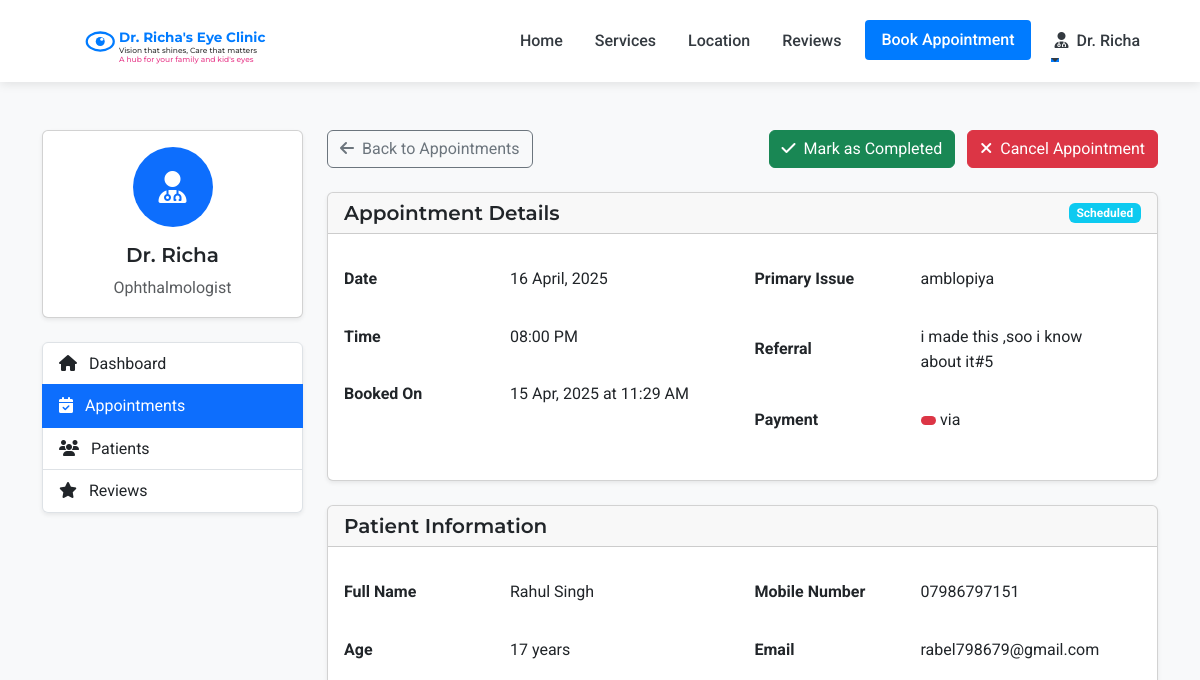
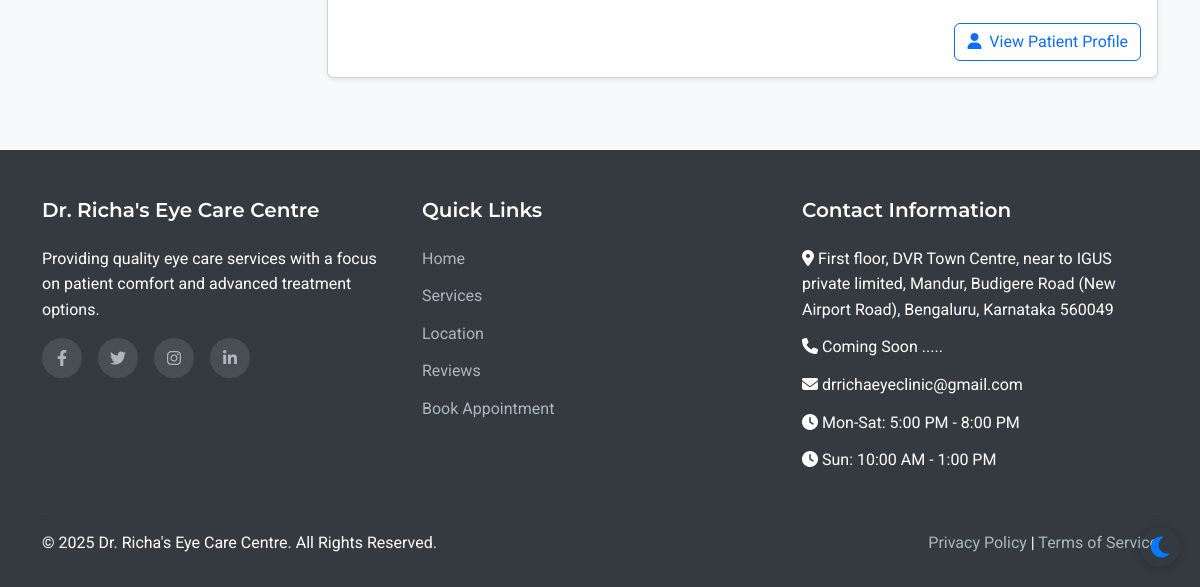
Before: /admin/appointment/6 (signed in) with the older database file (2 pictures, top to bottom).
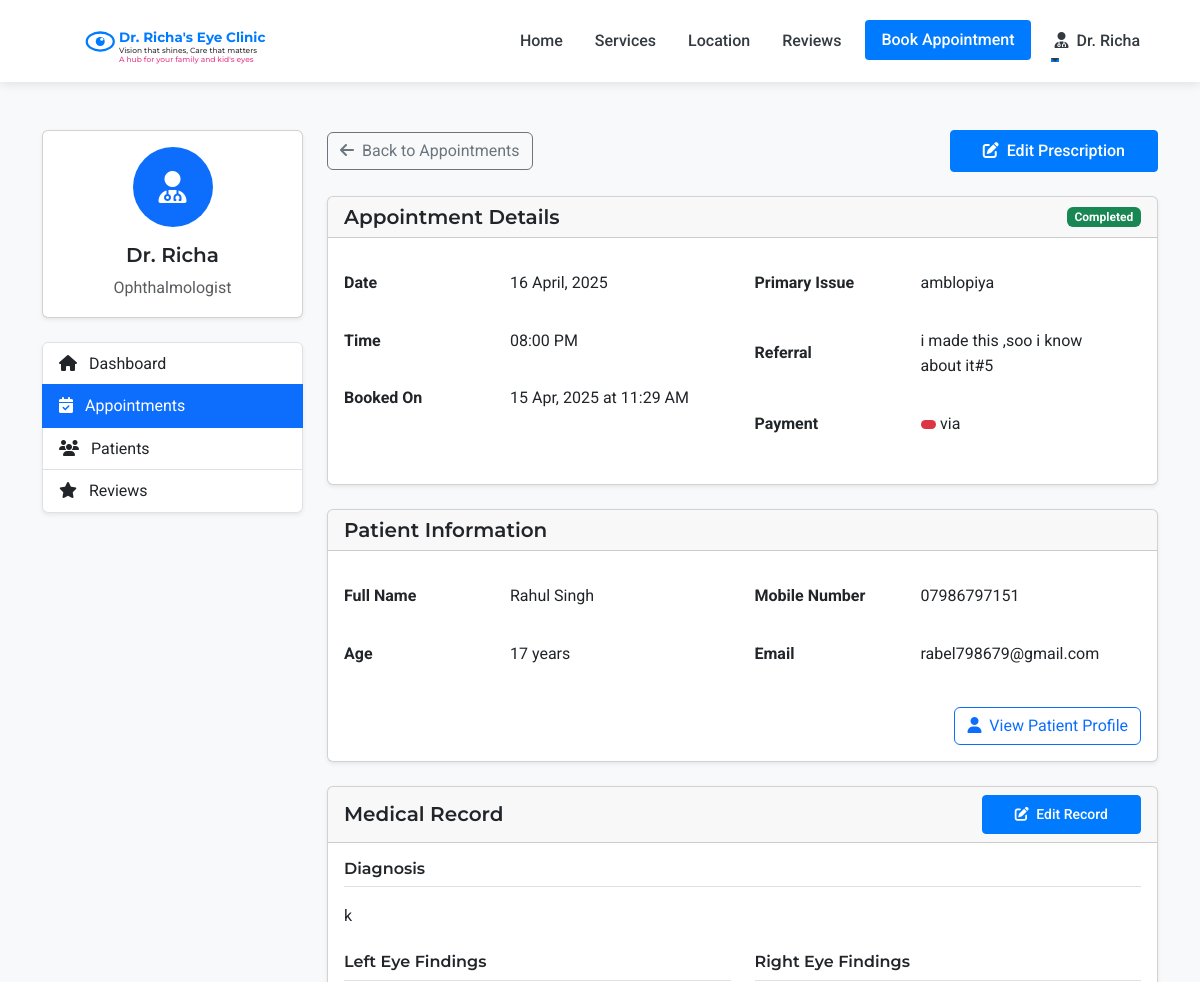
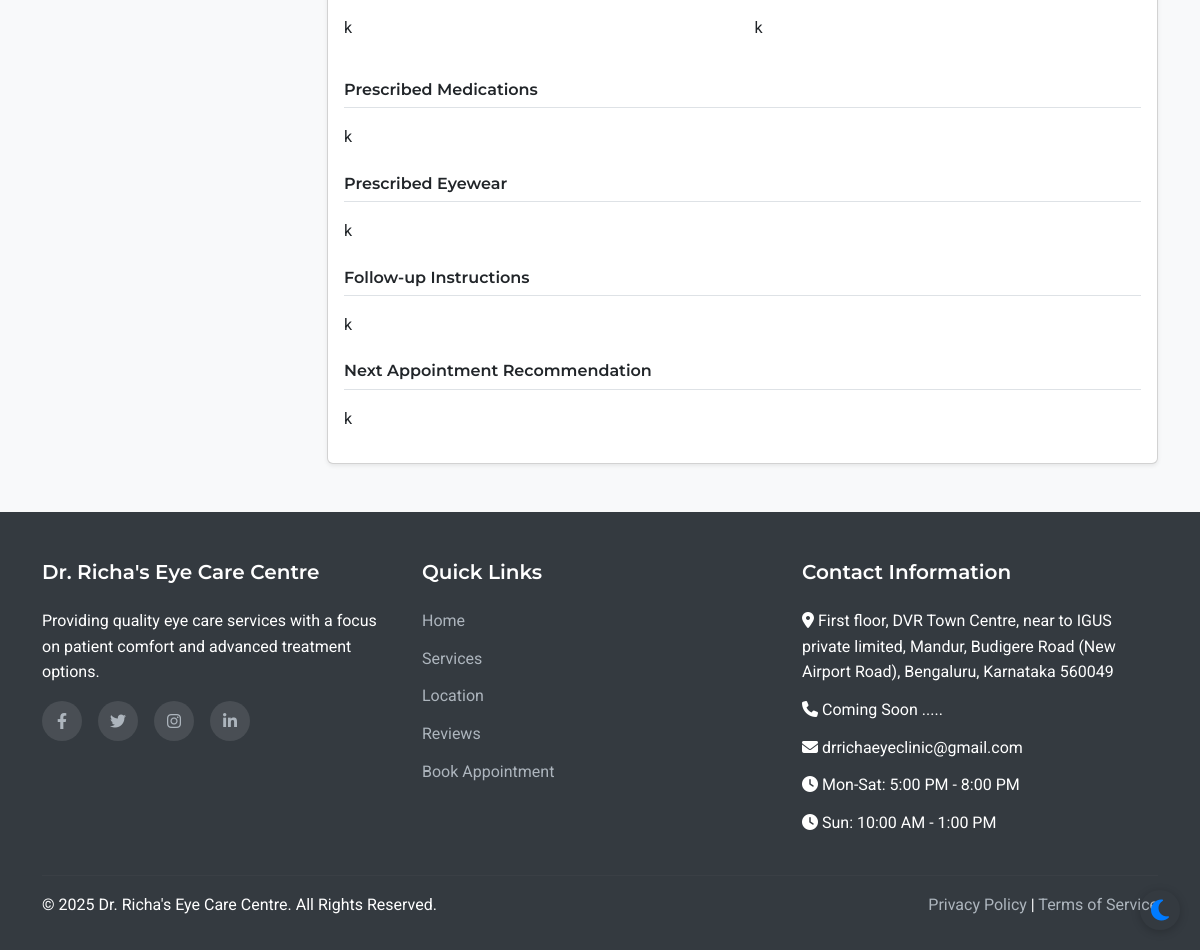
After: the same page with the newer database file (2 pictures, top to bottom).
### models.py (models this page shows, shortened)
class Appointment(db.Model):
    id = db.Column(db.Integer, primary_key=True)
    patient_id = db.Column(db.Integer, db.ForeignKey('patient.id'), nullable=False)
    appointment_date = db.Column(db.Date, nullable=False)
    appointment_time = db.Column(db.Time, nullable=False)
    primary_issue = db.Column(db.Text, nullable=True)
    referral_info = db.Column(db.String(255), nullable=True)
    status = db.Column(db.String(20), default='scheduled')  # scheduled, completed, cancelled
    created_at = db.Column(db.DateTime, default=datetime.utcnow)
    consultation_fee = db.Column(db.Float, nullable=False, default=500.0)
    payment_status = db.Column(db.String(20), default='pending')  # pending, paid

class Patient(UserMixin, db.Model):
    id = db.Column(db.Integer, primary_key=True)
    full_name = db.Column(db.String(100), nullable=False)
    mobile_number = db.Column(db.String(15), nullable=False)
    email = db.Column(db.String(100), nullable=True)
    age = db.Column(db.Integer, nullable=False)
    password_hash = db.Column(db.String(256), nullable=True)
    is_registered = db.Column(db.Boolean, default=False)
    created_at = db.Column(db.DateTime, nullable=False, default=datetime.utcnow)
    appointments = db.relationship('Appointment', backref='patient', lazy=True)

class MedicalRecord(db.Model):
    id = db.Column(db.Integer, primary_key=True)
    appointment_id = db.Column(db.Integer, db.ForeignKey('appointment.id'), nullable=False)
    appointment = db.relationship('Appointment', backref='medical_record', uselist=False)
    left_eye_assessment = db.Column(db.Text, nullable=True)
    right_eye_assessment = db.Column(db.Text, nullable=True)
    doctor_notes = db.Column(db.Text, nullable=True)
    left_eye_findings = db.Column(db.Text, nullable=True)
    right_eye_findings = db.Column(db.Text, nullable=True)
    additional_remarks = db.Column(db.Text, nullable=True)
    diagnosis = db.Column(db.Text, nullable=True)
    prescribed_medications = db.Column(db.Text, nullable=True)
    prescribed_eyewear = db.Column(db.Text, nullable=True)
    follow_up_instructions = db.Column(db.Text, nullable=True)
    next_appointment_recommendation = db.Column(db.Text, nullable=True)
    created_at = db.Column(db.DateTime, default=datetime.utcnow)
    updated_at = db.Column(db.DateTime, default=datetime.utcnow, onupdate=datetime.utcnow)

### routes.py (the view, shortened to what this page needs)
@app.route('/admin/appointment/<int:appointment_id>', methods=['GET', 'POST'])
@login_required
def admin_appointment_view(appointment_id):
    if not (isinstance(current_user, Admin) or isinstance(current_user, Assistant) or isinstance(current_user, Doctor)):
        flash('Access denied. Staff privileges required.', 'danger')
        return redirect(url_for('index'))
    appointment = Appointment.query.get_or_404(appointment_id)
    medical_record = MedicalRecord.query.filter_by(appointment_id=appointment_id).first()
    has_medical_record = medical_record is not None
    return render_template('admin/appointment_view.html', appointment=appointment, medical_record=medical_record, has_medical_record=has_medical_record)

### templates/admin/appointment_view.html (shortened to what this page needs)
{% extends 'layout.html' %}
{% block content %}
<section class="py-5 bg-light">
    <div class="container">
        <div class="row">
            <div class="col-lg-3 mb-4">
                <div class="card shadow-sm mb-4">
                    <div class="card-body text-center">
                        <div class="avatar-circle bg-primary text-white mb-3">
                            <i class="fas fa-user-md fa-2x"></i>
                        </div>
                        <h5 class="card-title">Dr. Richa</h5>
                        <p class="card-text text-muted">Ophthalmologist</p>
                    </div>
                </div>
                <div class="list-group shadow-sm">
                    <a href="{{ url_for('admin_dashboard') }}" class="list-group-item list-group-item-action">
                        <i class="fas fa-home me-2"></i> Dashboard
                    </a>
                    <a href="{{ url_for('admin_appointments') }}" class="list-group-item list-group-item-action active">
                        <i class="fas fa-calendar-check me-2"></i> Appointments
                    </a>
                    <a href="{{ url_for('admin_patients') }}" class="list-group-item list-group-item-action">
                        <i class="fas fa-users me-2"></i> Patients
                    </a>
                    <a href="{{ url_for('admin_reviews') }}" class="list-group-item list-group-item-action">
                        <i class="fas fa-star me-2"></i> Reviews
                    </a>
                </div>
            </div>
            <div class="col-lg-9">
                <div class="d-flex justify-content-between align-items-center mb-4">
                    <a href="{{ url_for('admin_appointments') }}" class="btn btn-outline-secondary">
                        <i class="fas fa-arrow-left me-1"></i> Back to Appointments
                    </a>
                    <div>
                        {% if appointment.status == 'scheduled' %}
                            <form method="POST" action="{{ url_for('admin_appointment_view', appointment_id=appointment.id) }}" class="d-inline">
                                <button type="submit" class="btn btn-success me-2">
                                    <i class="fas fa-check me-1"></i> Mark as Completed
                                </button>
                            </form>
                            <form method="POST" action="{{ url_for('admin_appointment_view', appointment_id=appointment.id) }}" class="d-inline">
                                <button type="submit" class="btn btn-danger">
                                    <i class="fas fa-times me-1"></i> Cancel Appointment
                                </button>
                            </form>
                        {% elif appointment.status == 'completed' %}
                            <a href="{{ url_for('admin_add_prescription', appointment_id=appointment.id) }}" class="btn btn-primary">
                                {% if has_medical_record %}
                                    <i class="fas fa-edit me-1"></i> Edit Prescription
                                {% else %}
                                    <i class="fas fa-file-medical me-1"></i> Add Prescription
                                {% endif %}
                            </a>
                        {% endif %}
                    </div>
                </div>
                <div class="card shadow-sm mb-4">
                    <div class="card-header d-flex justify-content-between align-items-center">
                        <h5 class="mb-0">Appointment Details</h5>
                        <span class="badge {% if appointment.status == 'scheduled' %}bg-info{% elif appointment.status == 'completed' %}bg-success{% elif appointment.status == 'cancelled' %}bg-danger{% endif %}">
                            {{ appointment.status|title }}
                        </span>
                    </div>
                    <div class="card-body">
                        <div class="row">
                            <div class="col-md-6">
                                <table class="table table-borderless">
                                    <tr>
                                        <th class="ps-0" style="width: 150px;">Date</th>
                                        <td>{{ appointment.appointment_date.strftime('%d %B, %Y') }}</td>
                                    </tr>
                                    <tr>
                                        <th class="ps-0">Time</th>
                                        <td>{{ appointment.appointment_time.strftime('%I:%M %p') }}</td>
                                    </tr>
                                    <tr>
                                        <th class="ps-0">Booked On</th>
                                        <td>{{ appointment.created_at.strftime('%d %b, %Y at %I:%M %p') }}</td>
                                    </tr>
                                </table>
                            </div>
                            <div class="col-md-6">
                                <table class="table table-borderless">
                                    <tr>
                                        <th class="ps-0" style="width: 150px;">Primary Issue</th>
                                        <td>{{ appointment.primary_issue or 'Not specified' }}</td>
                                    </tr>
                                    <tr>
                                        <th class="ps-0">Referral</th>
                                        <td>{{ appointment.referral_info or 'None' }}</td>
                                    </tr>
                                    {% if appointment.payment %}
                                    <tr>
                                        <th class="ps-0">Payment</th>
                                        <td>
                                            <span class="badge {% if appointment.payment.status == 'completed' %}bg-success{% elif appointment.payment.status == 'pending' %}bg-warning{% else %}bg-danger{% endif %}">
                                            </span>
                                            via {{ appointment.payment.payment_method|title }}
                                        </td>
                                    </tr>
                                    {% endif %}
                                </table>
                            </div>
                        </div>
                    </div>
                </div>
                <div class="card shadow-sm mb-4">
                    <div class="card-header">
                        <h5 class="mb-0">Patient Information</h5>
                    </div>
                    <div class="card-body">
                        <div class="row">
                            <div class="col-md-6">
                                <table class="table table-borderless">
                                    <tr>
                                        <th class="ps-0" style="width: 150px;">Full Name</th>
                                        <td>{{ appointment.patient.full_name }}</td>
                                    </tr>
                                    <tr>
                                        <th class="ps-0">Age</th>
                                        <td>{{ appointment.patient.age }} years</td>
                                    </tr>
                                </table>
                            </div>
                            <div class="col-md-6">
                                <table class="table table-borderless">
                                    <tr>
                                        <th class="ps-0" style="width: 150px;">Mobile Number</th>
                                        <td>{{ appointment.patient.mobile_number }}</td>
                                    </tr>
                                    <tr>
                                        <th class="ps-0">Email</th>
                                        <td>{{ appointment.patient.email or 'Not provided' }}</td>
                                    </tr>
                                </table>
                            </div>
                        </div>
                        <div class="d-grid gap-2 d-md-flex justify-content-md-end mt-2">
                            <a href="{{ url_for('admin_patient_view', patient_id=appointment.patient.id) }}" class="btn btn-outline-primary">
                                <i class="fas fa-user me-1"></i> View Patient Profile
                            </a>
                        </div>
                    </div>
                </div>
                {% if has_medical_record %}
                <div class="card shadow-sm">
                    <div class="card-header d-flex justify-content-between align-items-center">
                        <h5 class="mb-0">Medical Record</h5>
                        <a href="{{ url_for('admin_add_prescription', appointment_id=appointment.id) }}" class="btn btn-sm btn-primary">
                            <i class="fas fa-edit me-1"></i> Edit Record
                        </a>
                    </div>
                    <div class="card-body">
                        <div class="mb-4">
                            <h6 class="border-bottom pb-2 mb-3">Diagnosis</h6>
                            <p>{{ medical_record.diagnosis or 'No diagnosis recorded.' }}</p>
                        </div>
                        <div class="row mb-4">
                            <div class="col-md-6">
                                <h6 class="border-bottom pb-2 mb-3">Left Eye Findings</h6>
                                <p>{{ medical_record.left_eye_findings or 'No findings recorded.' }}</p>
                            </div>
                            <div class="col-md-6">
                                <h6 class="border-bottom pb-2 mb-3">Right Eye Findings</h6>
                                <p>{{ medical_record.right_eye_findings or 'No findings recorded.' }}</p>
                            </div>
                        </div>
                        <div class="mb-4">
                            <h6 class="border-bottom pb-2 mb-3">Prescribed Medications</h6>
                            <p>{{ medical_record.prescribed_medications or 'No medications prescribed.' }}</p>
                        </div>
                        <div class="mb-4">
                            <h6 class="border-bottom pb-2 mb-3">Prescribed Eyewear</h6>
                            <p>{{ medical_record.prescribed_eyewear or 'No eyewear prescribed.' }}</p>
                        </div>
                        <div class="mb-4">
                            <h6 class="border-bottom pb-2 mb-3">Follow-up Instructions</h6>
                            <p>{{ medical_record.follow_up_instructions or 'No follow-up instructions provided.' }}</p>
                        </div>
                        <div>
                            <h6 class="border-bottom pb-2 mb-3">Next Appointment Recommendation</h6>
                            <p>{{ medical_record.next_appointment_recommendation or 'No recommendation for next appointment.' }}</p>
                        </div>
                    </div>
                </div>
                {% endif %}
            </div>
        </div>
    </div>
</section>
{% endblock %}

Changed rows visible on the page:
changed Appointment "08:00 PM": status "Scheduled" → "Completed"
added MedicalRecord: diagnosis "k", left_eye_findings "k", right_eye_findings "k", prescribed_medications "k", prescribed_eyewear "k", follow_up_instructions "k", next_appointment_recommendation "k"
Other visible differences:
text no longer shown: "Mark as Completed Cancel Appointment"
text now shown: "Edit Prescription Medical Record Edit Record Diagnosis Left Eye Findings Right Eye Findings Prescribed Medications Prescribed Eyewear Follow-up Instructions Next Appointment Recommendation"
